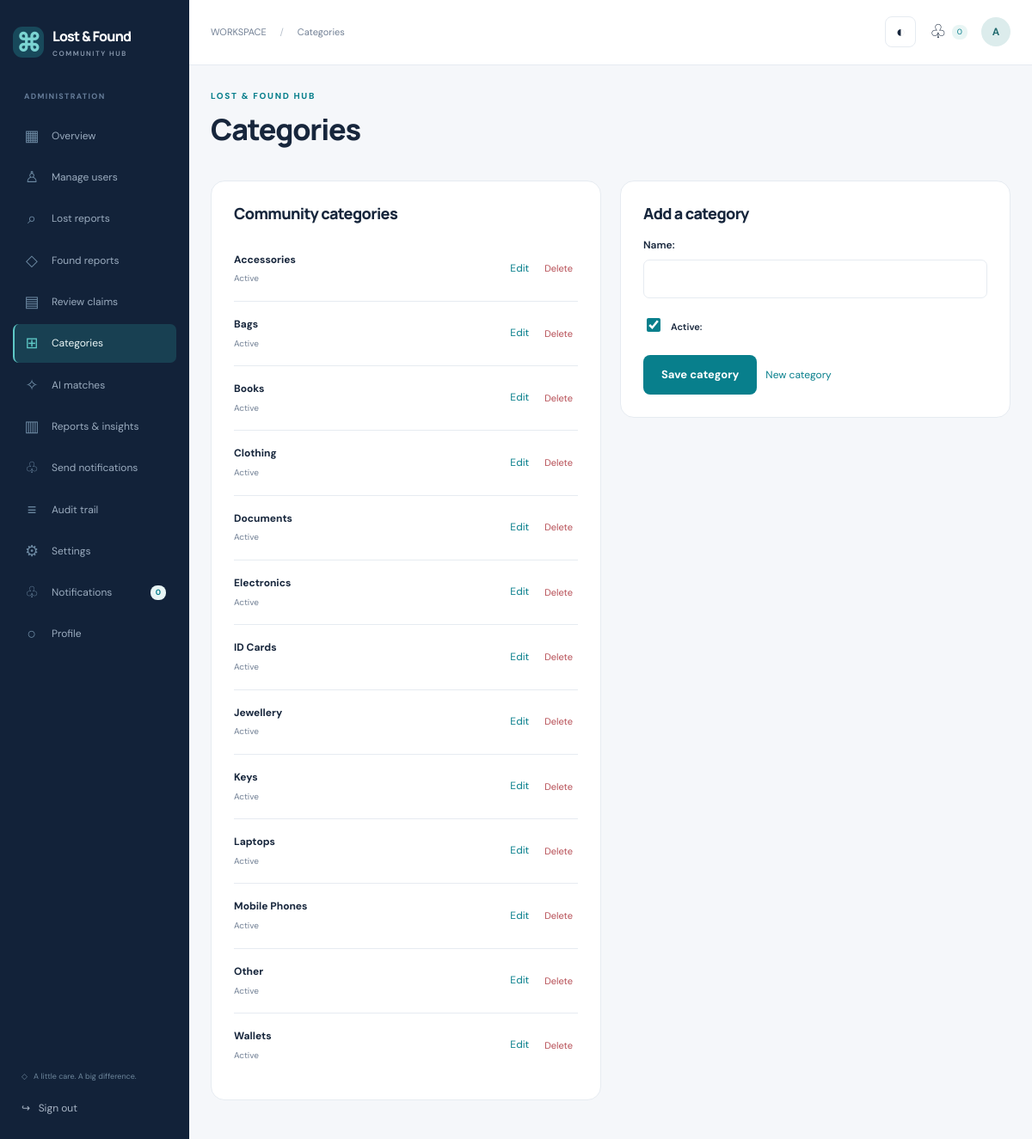
The app's page /portal/categories/ (signed in) with its own data.
### accounts/models.py (models this page shows, shortened)
class User(AbstractUser):
    email = models.EmailField(unique=True)
    full_name = models.CharField(max_length=150)
    phone = models.CharField(
        max_length=20,
        validators=[
            RegexValidator(r"^\+?[0-9 ()-]{7,20}$", "Enter a valid phone number.")
        ],
    )
    avatar = models.ImageField(upload_to=upload_path, blank=True)

### items/models.py (models this page shows, shortened)
class Category(models.Model):
    name = models.CharField(max_length=80, unique=True)
    active = models.BooleanField(default=True)
    class Meta:
        ordering = ["name"]
        verbose_name_plural = "categories"

### dashboard/views.py (the view)
# urls.py: path("portal/categories/", dashboard.categories, name="admin_categories"),
@staff_required
def categories(request, pk=None):
    category = get_object_or_404(Category, pk=pk) if pk else None
    form = CategoryForm(request.POST or None, instance=category)
    if request.method == "POST" and form.is_valid():
        saved = form.save()
        audit(request.user, "Admin category saved", saved)
        return redirect("admin_categories")
    return render(
        request,
        "admin_panel/categories.html",
        {"title": "Categories", "form": form, "categories": Category.objects.all()},
    )

### items/forms.py
class CategoryForm(forms.ModelForm):
    class Meta:
        model = Category
        fields = ["name", "active"]

### core/services.py (called while the page is built)
def staff_required(view):
    @login_required
    @wraps(view)
    def wrapped(request, *args, **kwargs):
        if not request.user.is_active or not request.user.is_staff:
            raise PermissionDenied
        return view(request, *args, **kwargs)
    return wrapped

### notifications/context_processors.py (called while the page is built)
def inbox(request):
    if not request.user.is_authenticated:
        return {}
    notes = request.user.notifications.filter(is_read=False)
    return {"unread_count": notes.count(), "inbox_preview": notes[:4]}

### templates/admin_panel/categories.html
{% extends 'base.html' %}{% block content %}{% include 'components/heading.html' %}<div class="two-grid"><section class="panel"><h2>Community categories</h2>{% for category in categories %}<div class="list-row"><div><strong>{{ category.name }}</strong><small>{% if category.active %}Active{% else %}Inactive{% endif %}</small></div><div class="actions"><a href="{% url 'admin_category_edit' category.pk %}">Edit</a><form method="post" action="{% url 'admin_category_delete' category.pk %}" data-confirm="Delete this unused category?">{% csrf_token %}<button class="text-danger">Delete</button></form></div></div>{% empty %}<p>Create your first category to enable reporting.</p>{% endfor %}</section><form method="post" class="panel">{% csrf_token %}<h2>{% if form.instance.pk %}Edit category{% else %}Add a category{% endif %}</h2>{% include 'components/form_fields.html' %}<button class="button">Save category</button><a class="reset-link" href="{% url 'admin_categories' %}">New category</a></form></div>{% endblock %}

### templates/base.html (shortened to what this page needs)
{% load static %}<!doctype html>
<html lang="en"><head><meta charset="utf-8"><meta name="viewport" content="width=device-width,initial-scale=1">
<link rel="stylesheet" href="{% static 'css/main.css' %}"><script src="{% static 'js/main.js' %}" defer></script></head>
<body><a class="skip" href="#main">Skip to content</a>
{% if user.is_authenticated %}
<aside class="sidebar" id="sidebar"><a class="brand" href="{% url 'dashboard' %}"><span class="brand-mark">⌘</span><span>Lost & Found<span class="brand-sub">COMMUNITY HUB</span></span></a>
<button class="drawer-close" aria-label="Close navigation">×</button><div class="workspace-label">{% if user.is_staff %}ADMINISTRATION{% else %}YOUR WORKSPACE{% endif %}</div>
<nav aria-label="Workspace">
{% if user.is_staff %}
<a href="{% url 'admin_dashboard' %}"><span>▦</span> Overview</a><a href="{% url 'admin_users' %}"><span>♙</span> Manage users</a>
<a href="{% url 'admin_items' %}?type=LOST"><span>⌕</span> Lost reports</a><a href="{% url 'admin_items' %}?type=FOUND"><span>◇</span> Found reports</a>
<a href="{% url 'admin_claims' %}"><span>▤</span> Review claims</a><a href="{% url 'admin_categories' %}"><span>⊞</span> Categories</a>
<a href="{% url 'image_search' %}"><span>✧</span> AI matches</a><a href="{% url 'reports' %}"><span>▥</span> Reports & insights</a>
<a href="{% url 'admin_notifications' %}"><span>♧</span> Send notifications</a><a href="{% url 'audit_logs' %}"><span>≡</span> Audit trail</a>
<a href="{% url 'system_settings' %}"><span>⚙</span> Settings</a>
{% endif %}
<a href="{% url 'notifications' %}"><span>♧</span> Notifications <b class="count">{{ unread_count }}</b></a><a href="{% url 'profile' %}"><span>○</span> Profile</a>
</nav><div class="sidebar-bottom"><div class="safe-label">◇ &nbsp; A little care. A big difference.</div><form method="post" action="{% url 'logout' %}">{% csrf_token %}<button class="logout">↪ &nbsp; Sign out</button></form></div></aside>
<div class="app-shell"><header class="topbar"><span class="breadcrumb">WORKSPACE <span>/</span> {{ title }}</span><div class="top-actions"><button class="theme-toggle icon-button" aria-label="Switch color theme">◐</button>
<details class="inbox-menu"><summary aria-label="Open notifications">♧ <span class="count unread-count">{{ unread_count }}</span></summary></details>
<a class="avatar" href="{% url 'profile' %}" aria-label="Your profile">{{ user.username|slice:":1"|upper }}</a></div></header>
{% endif %}
<main id="main" class="{% if user.is_authenticated %}main-content{% else %}public-main{% endif %}">{% block content %}{% endblock %}</main>
{% if user.is_authenticated %}</div>{% else %}<footer><a class="brand" href="{% url 'home' %}">⌘ &nbsp; Lost & Found Hub</a><p>Bringing belongings back. Bringing people together.</p><a href="{% url 'privacy' %}">Terms & privacy</a><span>LOST & FOUND ITEM MANAGEMENT SYSTEM</span></footer>{% endif %}
{% block scripts %}{% endblock %}</body></html>

### records on screen
User: username "A"
Category: name "Accessories", active "Active"
Category: name "Bags", active "Active"
Category: name "Books", active "Active"
Category: name "Clothing", active "Active"
Category: name "Documents", active "Active"
Category: name "Electronics", active "Active"
Category: name "ID Cards", active "Active"
Category: name "Jewellery", active "Active"
Category: name "Keys", active "Active"
Category: name "Laptops", active "Active"
Category: name "Mobile Phones", active "Active"
Category: name "Other", active "Active"
Category: name "Wallets", active "Active"

### other values on screen
{{ unread_count }} "0"
{{ title }} "Categories"
{{ field.label_tag }} "Name:" "Active:"
